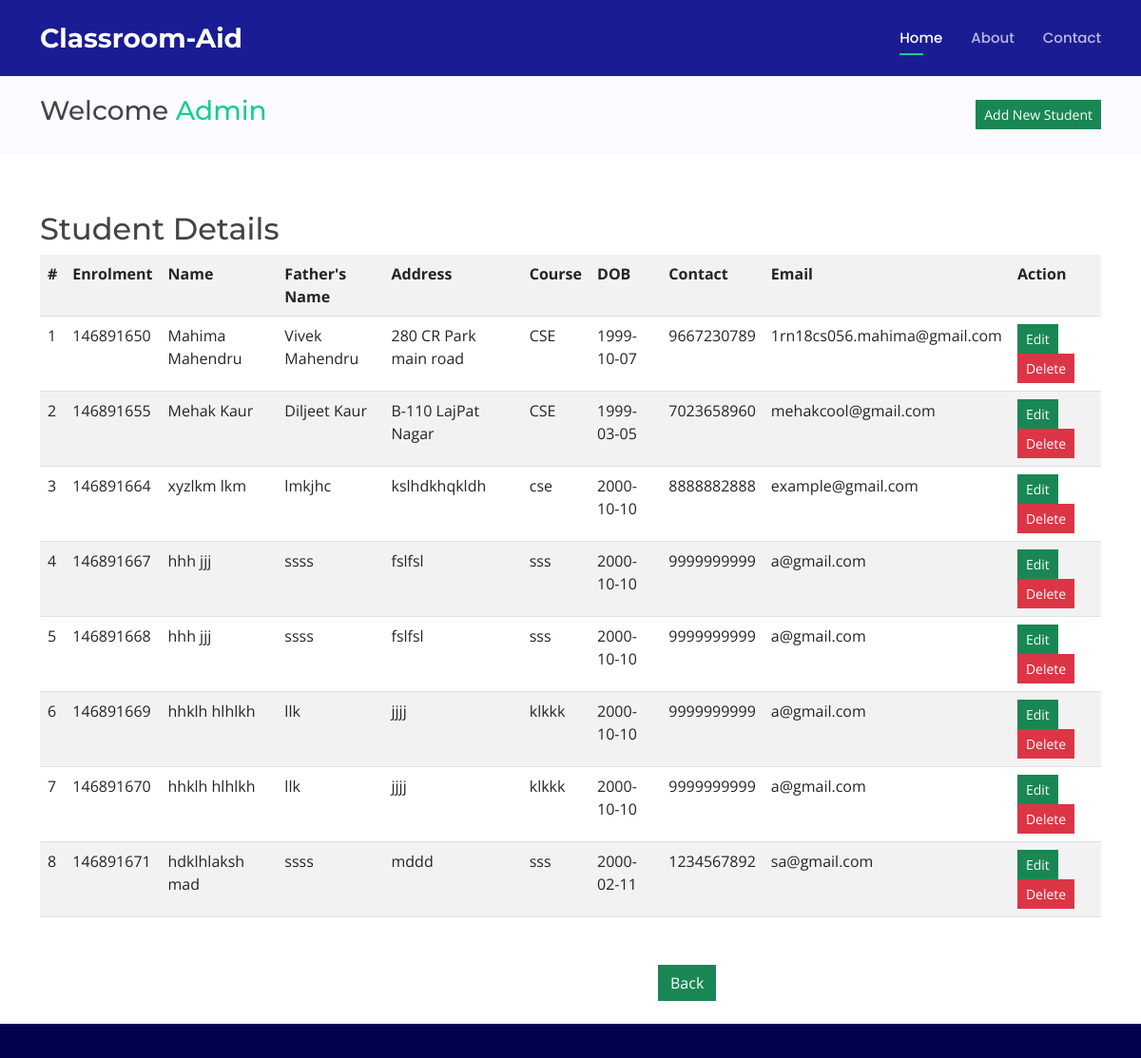
/studentdetails.php (signed in), run on an earlier commit of the app's database.
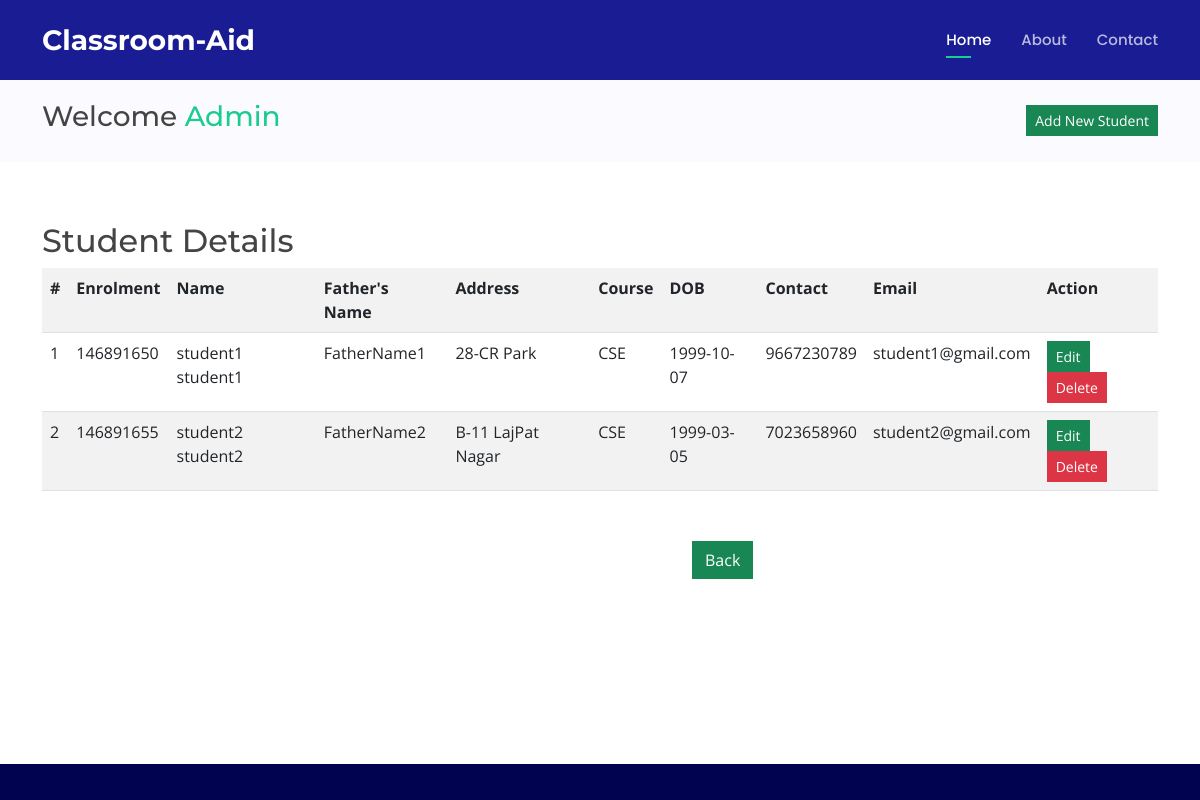
And on a later commit of the database.
### tables this page shows
CREATE TABLE `studenttable` (
  `Eno` bigint(20) NOT NULL,
  `FName` varchar(30) NOT NULL,
  `LName` varchar(30) NOT NULL,
  `FaName` varchar(30) NOT NULL,
  `Addrs` text NOT NULL,
  `Gender` varchar(6) NOT NULL,
  `Course` varchar(20) NOT NULL,
  `DOB` date NOT NULL,
  `PhNo` bigint(10) NOT NULL,
  `Pass` varchar(20) NOT NULL,
  `Eid` varchar(50) NOT NULL
);

### studentdetails.php (the view, shortened to what this page needs)
<?php include('after-login.php'); ?>
<!DOCTYPE html>
<html lang="en">
<body>
  <main id="main">
    <section class="breadcrumbs">
      <div class="container">
        <div class="d-flex justify-content-between align-items-center">
        <h3 class="page-header">Welcome <a href="welcomeadmin">Admin</a> </h3>
			<a href="addnewstudent"><button type="button" value="AddNewStudent" class="btn btn-success btn-sm" style="border-radius:0%">Add New Student</button></a>
        </div>
      </div>
    </section>
    <section class="inner-page">
      <div class="container">
      <?php
			include( "database.php" );
			$sql = "SELECT * from  studenttable";
			$result = mysqli_query( $connect, $sql );
			echo "<h2 class='page-header'>Student Details</h2>";
			echo "<table class='table table-striped table-hover' style='width:auto;margin:0px'>
				<tr>
				<th>#</th>
				<th>Enrolment</th>
				<th>Name</th>
				<th>Father's Name</th>
				<th>Address</th>
				<th>Course</th>
				<th>DOB</th>
				<th>Contact</th>
				<th>Email</th>
				<th>Action</th>
				</tr>";
				$count=1;
			while ( $row = mysqli_fetch_array( $result ) ) {
				?>
			<tr>
				<td>
					<?php echo $count;?>
				</td>
				<td>
					<?php echo $row['Eno'];?>
				</td>
				<td>
					<?php echo $row['FName'];?> <?php echo $row['LName'];?>
				</td>
				<td>
					<?php echo $row['FaName'];?>
				</td>
				<td>
					<?php echo $row['Addrs'];?>
				</td>
				<td>
					<?php echo $row['Course'];?>
				</td>
				<td>
					<?php echo $row['DOB'];?>
				</td>
				<td>
					<?php echo $row['PhNo'];?>
				</td>
				<td>
					<?php echo $row['Eid'];?>
				</td>
				<td><a href="updatestudent.php?eno=<?php echo $row['Eno']; ?>"><input type="button" Value="Edit" class="btn btn-success btn-sm" style="border-radius:0%"></a>
				<a href="studentdetails.php?deleteid=<?php echo $row['Eno']; ?>"><input type="button" Value="Delete" name="delete" class="btn btn-danger btn-sm" style="border-radius:0%"></a>
				</td>
			</tr>
			<?php $count++; } ?>
			</table>
			<a href="welcomeadmin.php"> <input type="button" Value="Back"  class="btn btn-success" style="border-radius:0%;margin-left:650px;margin-top:50px"></a>
      </div>
    </section>
  </main>
 <footer id="footer">
</footer>
</body>
</html>

What changed in the data, as far as the page shows it:
removed studenttable: Eno "146891664", FName "xyzlkm", LName "lkm", FaName "lmkjhc", Addrs "kslhdkhqkldh", Course "cse", DOB "2000-10-10", PhNo "8888882888", Eid "example@gmail.com"
removed studenttable: Eno "146891667", FName "hhh", LName "jjj", FaName "ssss", Addrs "fslfsl", Course "sss", DOB "2000-10-10", PhNo "9999999999", Eid "a@gmail.com"
removed studenttable: Eno "146891668", FName "hhh", LName "jjj", FaName "ssss", Addrs "fslfsl", Course "sss", DOB "2000-10-10", PhNo "9999999999", Eid "a@gmail.com"
removed studenttable: Eno "146891669", FName "hhklh", LName "hlhlkh", FaName "llk", Addrs "jjjj", Course "klkkk", DOB "2000-10-10", PhNo "9999999999", Eid "a@gmail.com"
removed studenttable: Eno "146891670", FName "hhklh", LName "hlhlkh", FaName "llk", Addrs "jjjj", Course "klkkk", DOB "2000-10-10", PhNo "9999999999", Eid "a@gmail.com"
removed studenttable: Eno "146891671", FName "hdklhlaksh", LName "mad", FaName "ssss", Addrs "mddd", Course "sss", DOB "2000-02-11", PhNo "1234567892", Eid "sa@gmail.com"
changed studenttable id 146891650: FName "Mahima" → "student1"; LName "Mahendru" → "student1"; FaName "Vivek Mahendru" → "FatherName1"; Addrs "280 CR Park main road" → "28-CR Park"; Eid "1rn18cs056.mahima@gmail.com" → "student1@gmail.com"
changed studenttable id 146891655: FName "Mehak" → "student2"; LName "Kaur" → "student2"; FaName "Diljeet Kaur" → "FatherName2"; Addrs "B-110 LajPat Nagar" → "B-11 LajPat Nagar"; Eid "mehakcool@gmail.com" → "student2@gmail.com"
